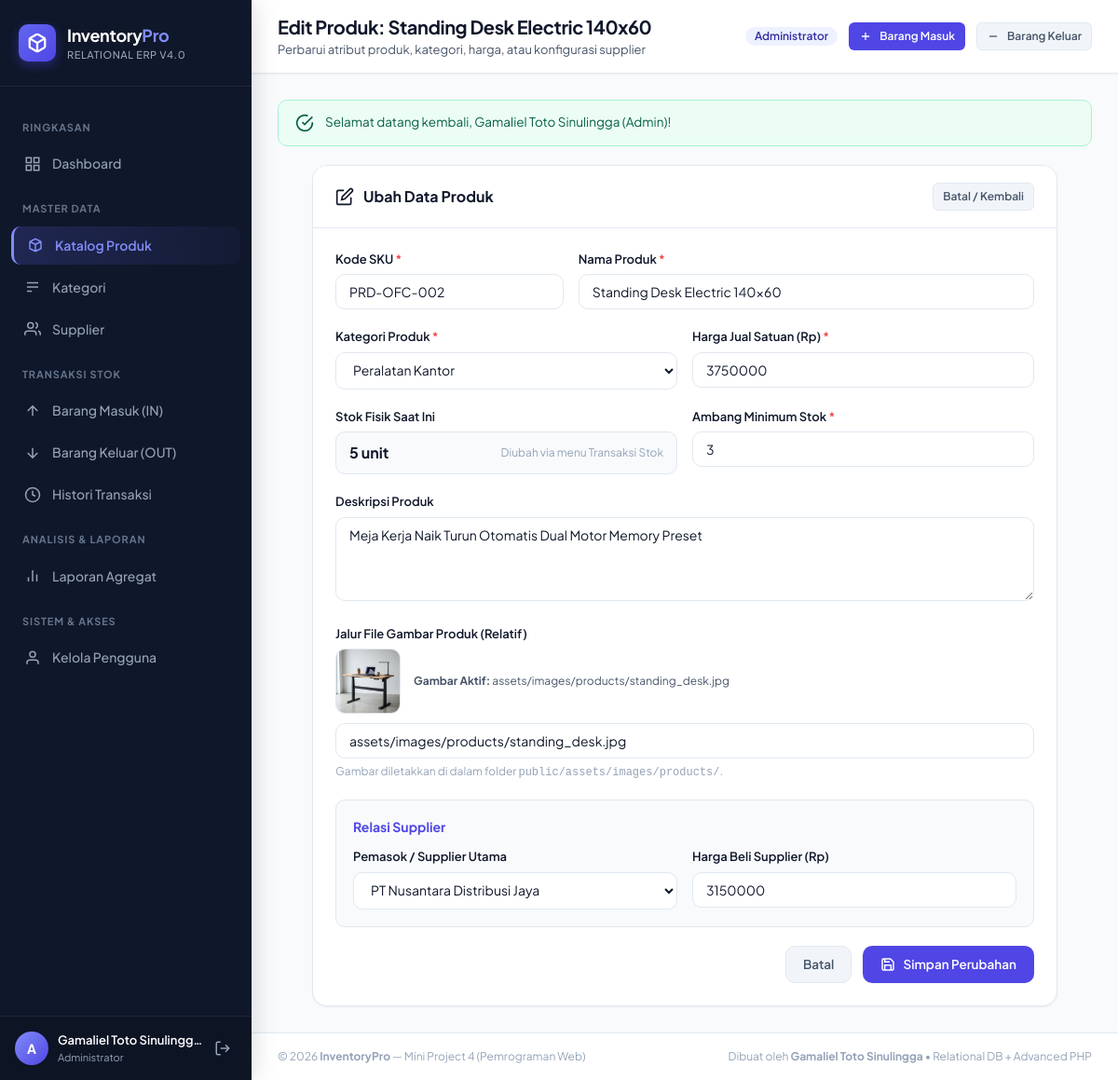
Screenshot of /public/products/edit.php?id=10 (signed in) with the database file from the repository.
### tables this page shows
CREATE TABLE products (
    id INT AUTO_INCREMENT PRIMARY KEY,
    category_id INT NOT NULL,
    sku VARCHAR(50) NOT NULL UNIQUE,
    name VARCHAR(150) NOT NULL,
    description TEXT NULL,
    image VARCHAR(255) NULL,
    price DECIMAL(12,2) NOT NULL DEFAULT 0.00,
    stock INT NOT NULL DEFAULT 0,
    minimum_stock INT NOT NULL DEFAULT 5,
    created_at TIMESTAMP DEFAULT CURRENT_TIMESTAMP,
    updated_at TIMESTAMP DEFAULT CURRENT_TIMESTAMP ON UPDATE CURRENT_TIMESTAMP,
    CONSTRAINT fk_product_category FOREIGN KEY (category_id) REFERENCES categories(id) ON DELETE RESTRICT ON UPDATE CASCADE
);

CREATE TABLE categories (
    id INT AUTO_INCREMENT PRIMARY KEY,
    name VARCHAR(100) NOT NULL UNIQUE,
    description VARCHAR(255) NULL,
    created_at TIMESTAMP DEFAULT CURRENT_TIMESTAMP
);

CREATE TABLE product_suppliers (
    product_id INT NOT NULL,
    supplier_id INT NOT NULL,
    supplier_price DECIMAL(12,2) NOT NULL DEFAULT 0.00,
    is_primary TINYINT(1) NOT NULL DEFAULT 0,
    PRIMARY KEY (product_id, supplier_id),
    CONSTRAINT fk_ps_product FOREIGN KEY (product_id) REFERENCES products(id) ON DELETE CASCADE ON UPDATE CASCADE,
    CONSTRAINT fk_ps_supplier FOREIGN KEY (supplier_id) REFERENCES suppliers(id) ON DELETE RESTRICT ON UPDATE CASCADE
);

CREATE TABLE suppliers (
    id INT AUTO_INCREMENT PRIMARY KEY,
    name VARCHAR(150) NOT NULL,
    contact_name VARCHAR(100) NULL,
    phone VARCHAR(25) NULL,
    email VARCHAR(100) NULL,
    address TEXT NULL,
    created_at TIMESTAMP DEFAULT CURRENT_TIMESTAMP
);

### helpers/auth.php (called while the page is built, shortened)
<?php
function currentUser(): ?array {
    return $_SESSION['user'] ?? null;
}
function getBaseUrl(): string {
    $scriptName = $_SERVER['SCRIPT_NAME'] ?? '';
    $dir = dirname($scriptName);
    if (strpos($dir, '/public') !== false) {
        return substr($dir, 0, strpos($dir, '/public'));
    }
    return '';
}
function getFlash(): ?array {
    if (isset($_SESSION['flash'])) {
        $flash = $_SESSION['flash'];
        return $flash;
    }
    return null;
}

### public/products/edit.php (the view, shortened to what this page needs)
<?php
require_once __DIR__ . '/../../helpers/auth.php';
$id = filter_input(INPUT_GET, 'id', FILTER_VALIDATE_INT);
$stmt = $pdo->prepare("SELECT * FROM products WHERE id = :id LIMIT 1");
$stmt->execute(['id' => $id]);
$product = $stmt->fetch();
$stmtSup = $pdo->prepare("SELECT supplier_id, supplier_price FROM product_suppliers WHERE product_id = :id AND is_primary = 1 LIMIT 1");
$stmtSup->execute(['id' => $id]);
$currentPS = $stmtSup->fetch() ?: ['supplier_id' => '', 'supplier_price' => ''];
$categories = $pdo->query("SELECT id, name FROM categories ORDER BY name ASC")->fetchAll();
$suppliers = $pdo->query("SELECT id, name FROM suppliers ORDER BY name ASC")->fetchAll();
$pageTitle = 'Edit Produk: ' . $product['name'];
$pageSubtitle = 'Perbarui atribut produk, kategori, harga, atau konfigurasi supplier';
include __DIR__ . '/../../views/header.php';
?>
<div class="card" style="max-width: 800px; margin: 0 auto;">
    <div class="card-header">
        <h3 class="card-title">
            <svg width="20" height="20" viewBox="0 0 24 24" fill="none" stroke="currentColor" stroke-width="2"><path d="M11 4H4a2 2 0 0 0-2 2v14a2 2 0 0 0 2 2h14a2 2 0 0 0 2-2v-7"></path><path d="M18.5 2.5a2.121 2.121 0 0 1 3 3L12 15l-4 1 1-4 9.5-9.5z"></path></svg>
            Ubah Data Produk
        </h3>
        <a href="index.php" class="btn btn-secondary btn-sm">Batal / Kembali</a>
    </div>
    <div class="card-body">
        <form method="POST" action="">
            <div style="display: grid; grid-template-columns: 1fr 2fr; gap: 16px;">
                <div class="form-group">
                    <label class="form-label" for="sku">Kode SKU <span class="required">*</span></label>
                    <input type="text" id="sku" name="sku" class="form-control" required value="<?= e($_POST['sku'] ?? $product['sku']) ?>">
                </div>
                <div class="form-group">
                    <label class="form-label" for="name">Nama Produk <span class="required">*</span></label>
                    <input type="text" id="name" name="name" class="form-control" required value="<?= e($_POST['name'] ?? $product['name']) ?>">
                </div>
            </div>
            <div style="display: grid; grid-template-columns: 1fr 1fr; gap: 16px;">
                <div class="form-group">
                    <label class="form-label" for="category_id">Kategori Produk <span class="required">*</span></label>
                    <select id="category_id" name="category_id" class="form-control" required>
                        <?php foreach ($categories as $cat): ?>
                            <option value="<?= $cat['id'] ?>" <?= ((int)($_POST['category_id'] ?? $product['category_id']) === (int)$cat['id']) ? 'selected' : '' ?>>
                                <?= e($cat['name']) ?>
                            </option>
                        <?php endforeach; ?>
                    </select>
                </div>
                <div class="form-group">
                    <label class="form-label" for="price">Harga Jual Satuan (Rp) <span class="required">*</span></label>
                    <input type="number" id="price" name="price" step="1000" min="1000" class="form-control" required value="<?= e($_POST['price'] ?? (int)$product['price']) ?>">
                </div>
            </div>
            <div style="display: grid; grid-template-columns: 1fr 1fr; gap: 16px;">
                <div class="form-group">
                    <label class="form-label">Stok Fisik Saat Ini</label>
                    <div style="padding: 10px 14px; background: #f8fafc; border: 1px solid var(--border-color); border-radius: var(--radius-md); font-weight: 700; color: var(--text-primary); display: flex; justify-content: space-between; align-items: center;">
                        <span><?= (int)$product['stock'] ?> unit</span>
                        <span style="font-size: 12px; font-weight: normal; color: var(--text-muted);">Diubah via menu Transaksi Stok</span>
                    </div>
                </div>
                <div class="form-group">
                    <label class="form-label" for="minimum_stock">Ambang Minimum Stok <span class="required">*</span></label>
                    <input type="number" id="minimum_stock" name="minimum_stock" min="0" class="form-control" value="<?= e($_POST['minimum_stock'] ?? $product['minimum_stock']) ?>" required>
                </div>
            </div>
            <div class="form-group">
                <label class="form-label" for="description">Deskripsi Produk</label>
                <textarea id="description" name="description" class="form-control"><?= e($_POST['description'] ?? $product['description']) ?></textarea>
            </div>
            <div class="form-group">
                <label class="form-label" for="image">Jalur File Gambar Produk (Relatif)</label>
                <?php if (!empty($product['image']) && file_exists(__DIR__ . '/../../public/' . $product['image'])): ?>
                    <div style="display: flex; align-items: center; gap: 14px; margin-bottom: 10px;">
                        <img src="<?= $baseUrl ?>/public/<?= e($product['image']) ?>" alt="Preview" style="width: 70px; height: 70px; object-fit: cover; border-radius: var(--radius-md); border: 1px solid var(--border-color);">
                        <div style="font-size: 12px; color: var(--text-secondary);">
                            <strong>Gambar Aktif:</strong> <?= e($product['image']) ?>
                        </div>
                    </div>
                <?php endif; ?>
                <input type="text" id="image" name="image" class="form-control" placeholder="Contoh: assets/images/products/nama_gambar.jpg" value="<?= e($_POST['image'] ?? $product['image']) ?>">
                <span class="form-text">Gambar diletakkan di dalam folder <code>public/assets/images/products/</code>.</span>
            </div>
            <div style="background: #f8fafc; border: 1px solid var(--border-color); border-radius: var(--radius-md); padding: 18px; margin-bottom: 20px;">
                <h4 style="font-size: 14px; font-weight: 700; margin-bottom: 12px; color: var(--primary);">
                    Relasi Supplier
                </h4>
                <div style="display: grid; grid-template-columns: 1fr 1fr; gap: 16px;">
                    <div class="form-group" style="margin-bottom: 0;">
                        <label class="form-label" for="supplier_id">Pemasok / Supplier Utama</label>
                        <select id="supplier_id" name="supplier_id" class="form-control">
                            <?php foreach ($suppliers as $sup): ?>
                                <option value="<?= $sup['id'] ?>" <?= ((int)($_POST['supplier_id'] ?? $currentPS['supplier_id']) === (int)$sup['id']) ? 'selected' : '' ?>>
                                    <?= e($sup['name']) ?>
                                </option>
                            <?php endforeach; ?>
                        </select>
                    </div>
                    <div class="form-group" style="margin-bottom: 0;">
                        <label class="form-label" for="supplier_price">Harga Beli Supplier (Rp)</label>
                        <input type="number" id="supplier_price" name="supplier_price" step="1000" min="0" class="form-control" value="<?= e($_POST['supplier_price'] ?? (int)$currentPS['supplier_price']) ?>">
                    </div>
                </div>
            </div>
            <div style="display: flex; justify-content: flex-end; gap: 12px;">
                <a href="index.php" class="btn btn-secondary">Batal</a>
                <button type="submit" class="btn btn-primary">
                    <svg viewBox="0 0 24 24" fill="none" stroke="currentColor"><path d="M19 21H5a2 2 0 0 1-2-2V5a2 2 0 0 1 2-2h11l5 5v11a2 2 0 0 1-2 2z"></path><polyline points="17 21 17 13 7 13 7 21"></polyline><polyline points="7 3 7 8 15 8"></polyline></svg>
                    Simpan Perubahan
                </button>
            </div>
        </form>
    </div>
</div>
<?php include __DIR__ . '/../../views/footer.php'; ?>

### views/header.php (shortened to what this page needs)
<?php
require_once __DIR__ . '/../helpers/escape.php';
require_once __DIR__ . '/../helpers/auth.php';
$pageTitle = $pageTitle ?? 'Inventory Management System';
$pageSubtitle = $pageSubtitle ?? '';
$pageType = $pageType ?? '';
$baseUrl = getBaseUrl();
$flash = getFlash();
?>
<!DOCTYPE html>
<html lang="id">
<head>
    <link rel="stylesheet" href="<?= $baseUrl ?>/public/assets/css/style.css">
</head>
<body data-page-type="<?= e($pageType) ?>">
<div class="app-wrapper">
    <?php include __DIR__ . '/navbar.php'; ?>
    <div class="app-main">
        <header class="top-navbar">
            <div class="page-title-box">
                <h2><?= e($pageTitle) ?></h2>
                <?php if ($pageSubtitle): ?>
                    <p><?= e($pageSubtitle) ?></p>
                <?php endif; ?>
            </div>
            <div class="top-actions">
                <?= roleBadge(currentUser()['role'] ?? 'staff') ?>
                <a href="<?= $baseUrl ?>/public/stock/in.php" class="btn btn-primary btn-sm">
                    <svg viewBox="0 0 24 24" fill="none" stroke="currentColor"><path d="M12 5v14M5 12h14"/></svg>
                    Barang Masuk
                </a>
                <a href="<?= $baseUrl ?>/public/stock/out.php" class="btn btn-secondary btn-sm">
                    <svg viewBox="0 0 24 24" fill="none" stroke="currentColor"><path d="M5 12h14"/></svg>
                    Barang Keluar
                </a>
            </div>
        </header>
        <main class="content-body">
            <?php if ($flash): ?>
                <div class="alert alert-<?= e($flash['type']) ?>" role="alert">
                    <?php if ($flash['type'] === 'success'): ?>
                        <svg viewBox="0 0 24 24" fill="none" stroke="currentColor" stroke-width="2"><path d="M22 11.08V12a10 10 0 1 1-5.93-9.14"></path><polyline points="22 4 12 14.01 9 11.01"></polyline></svg>
                    <?php elseif ($flash['type'] === 'danger'): ?>
                        <svg viewBox="0 0 24 24" fill="none" stroke="currentColor" stroke-width="2"><circle cx="12" cy="12" r="10"></circle><line x1="15" y1="9" x2="9" y2="15"></line><line x1="9" y1="9" x2="15" y2="15"></line></svg>
                    <?php elseif ($flash['type'] === 'warning'): ?>
                        <svg viewBox="0 0 24 24" fill="none" stroke="currentColor" stroke-width="2"><path d="M10.29 3.86L1.82 18a2 2 0 0 0 1.71 3h16.94a2 2 0 0 0 1.71-3L13.71 3.86a2 2 0 0 0-3.42 0z"></path><line x1="12" y1="9" x2="12" y2="13"></line><line x1="12" y1="17" x2="12.01" y2="17"></line></svg>
                    <?php else: ?>
                        <svg viewBox="0 0 24 24" fill="none" stroke="currentColor" stroke-width="2"><circle cx="12" cy="12" r="10"></circle><line x1="12" y1="16" x2="12" y2="12"></line><line x1="12" y1="8" x2="12.01" y2="8"></line></svg>
                    <?php endif; ?>
                    <div><?= e($flash['message']) ?></div>
                </div>
            <?php endif; ?>

### rows the page displays
products: name "Edit Produk: Standing Desk Electric 140x60", sku "PRD-OFC-002", name "Standing Desk Electric 140x60", category_id "Peralatan Kantor", price "3750000", stock "5", minimum_stock "3", description "Meja Kerja Naik Turun Otomatis Dual Motor Memory Preset", image (picture), image "assets/images/products/standing_desk.jpg"
product_suppliers: supplier_id "PT Nusantara Distribusi Jaya", supplier_price "3150000"

### other values shown
substr($username, 0, 1) "A"
$fullName "Gamaliel Toto Sinulingg…"
$pageSubtitle "Perbarui atribut produk, kategori, harga, atau konfigurasi supplier"
$flash['message'] "Selamat datang kembali, Gamaliel Toto Sinulingga (Admin)!"
